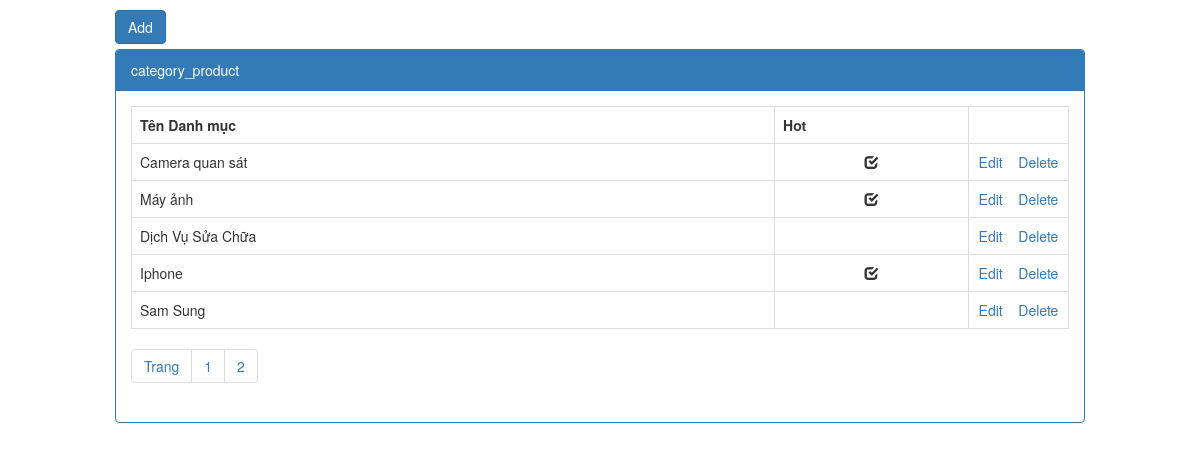
/admin/backend/category/category.php, run on the app's committed database.
### tables this page shows
CREATE TABLE `tbl_category_product` (
  `pk_category_product_id` int(11) NOT NULL,
  `c_name` varchar(255) NOT NULL,
  `c_home` int(11) NOT NULL DEFAULT '0'
);

### admin/backend/category/category.php (the view, shortened to what this page needs)
<?php
  include "../config.php";
 $sotin1trang = 5;
 if( isset($_GET["trang"]) ){
	$trang = $_GET["trang"];
	settype($trang, "int");
}else{
	$trang = 1;
}
	$from = ($trang - 1 ) * $sotin1trang;
 $qr =( "SELECT * FROM tbl_category_product LIMIT $from, $sotin1trang");
	$ds = mysqli_query($con,$qr);
  $x = mysqli_query($con,"select pk_category_product_id from tbl_category_product");
  $tongsotin = mysqli_num_rows($x);
  $sotrang = ceil($tongsotin / $sotin1trang);
 ?>
<!DOCTYPE html>
<html>
  <head>
    <link rel="stylesheet" type="text/css" href="../../bootstrap/css/bootstrap.min.css">
  </head>
  <body>
        <div class="col-md-10 col-md-offset-1" style="margin-top: 10px;" >
          <div style="margin-bottom: 5px;"><a href="admin.php?quanly=add_category_product" class="btn btn-primary">Add</a></div>
            <div class="panel panel-primary">
                <div class="panel-heading">category_product</div>
                    <div class="panel-body">
                        <table class="table table-hover table-bordered">
                          <tr>
                            <th>Tên Danh mục</th>
                            <th>Hot </th>
                            <th style="width: 100px;"></th>
                          </tr>
                          <?php while($row =  mysqli_fetch_array($ds))
                                {
                           ?>
                          <tr>
                              <td><?php echo $row['c_name']; ?></td>
                              <td style="text-align: center;">
                                <?php
                                    if($row['c_home'] == 1){
                                      ?>
                                      <span class="glyphicon glyphicon-check" name = "c_home"></span>
                                  <?php } ?>
                              </td>
                             <td style="text-align: center;">
                               <a href="admin.php?quanly=edit_category_product&id=<?php echo $row['pk_category_product_id']; ?>">Edit</a> &nbsp;&nbsp;
                                <a onclick="return window.confirm('Bạn muốn xóa không');" href="admin.php?quanly=delete_category_product&id=<?php echo $row['pk_category_product_id']; ?>">Delete</a>
                             </td>
                          </tr>
                        <?php }  ?>
                        </table>
                        <ul class="pagination" style="padding: 0px; margin-top: 0px;">
                          <li><a href="">Trang</a></li>
                          <?php
                                for($t=1; $t<=$sotrang; $t++){
                          ?>
                           <li><a href="admin.php?quanly=category_product&trang=<?php echo $t; ?>"><?php echo $t; ?></a></li>
                        <?php } ?>
                        </ul>
                    </div>
            </div>
        </div>
  </body>
</html>

### data on the page
tbl_category_product: c_name "Camera quan sát", c_home 1 (drawn)
tbl_category_product: c_name "Máy ảnh", c_home 1 (drawn)
tbl_category_product: c_name "Dịch Vụ Sửa Chữa"
tbl_category_product: c_name "Iphone", c_home 1 (drawn)
tbl_category_product: c_name "Sam Sung"
